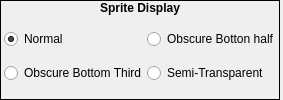
       <widget class="QWidget" name="widget_17" native="true">
        <property name="sizePolicy">
         <sizepolicy hsizetype="Preferred" vsizetype="Preferred">
          <horstretch>0</horstretch>
          <verstretch>0</verstretch>
         </sizepolicy>
        </property>
        <layout class="QHBoxLayout" name="_27">
         <property name="spacing">
          <number>3</number>
         </property>
         <property name="margin">
          <number>0</number>
         </property>
         <item>
          <widget class="QFrame" name="frame_6">
           <property name="sizePolicy">
            <sizepolicy hsizetype="Preferred" vsizetype="Preferred">
             <horstretch>0</horstretch>
             <verstretch>0</verstretch>
            </sizepolicy>
           </property>
           <property name="minimumSize">
            <size>
             <width>0</width>
             <height>0</height>
            </size>
           </property>
           <property name="frameShape">
            <enum>QFrame::Box</enum>
           </property>
           <property name="frameShadow">
            <enum>QFrame::Plain</enum>
           </property>
           <layout class="QVBoxLayout" name="verticalLayout_8">
            <property name="spacing">
             <number>0</number>
            </property>
            <property name="margin">
             <number>0</number>
            </property>
            <item>
             <widget class="QLabel" name="label_9">
              <property name="sizePolicy">
               <sizepolicy hsizetype="Preferred" vsizetype="Fixed">
                <horstretch>0</horstretch>
                <verstretch>0</verstretch>
               </sizepolicy>
              </property>
              <property name="font">
               <font>
                <weight>75</weight>
                <bold>true</bold>
               </font>
              </property>
              <property name="text">
               <string>Sprite Display</string>
              </property>
              <property name="alignment">
               <set>Qt::AlignHCenter|Qt::AlignTop</set>
              </property>
             </widget>
            </item>
            <item>
             <widget class="QWidget" name="widget_22" native="true">
              <property name="sizePolicy">
               <sizepolicy hsizetype="Preferred" vsizetype="Preferred">
                <horstretch>0</horstretch>
                <verstretch>0</verstretch>
               </sizepolicy>
              </property>
              <layout class="QHBoxLayout" name="horizontalLayout_3">
               <property name="spacing">
                <number>0</number>
               </property>
               <property name="leftMargin">
                <number>3</number>
               </property>
               <property name="topMargin">
                <number>0</number>
               </property>
               <property name="rightMargin">
                <number>0</number>
               </property>
               <property name="bottomMargin">
                <number>0</number>
               </property>
               <item>
                <widget class="QWidget" name="widget_23" native="true">
                 <layout class="QVBoxLayout" name="_29">
                  <property name="spacing">
                   <number>0</number>
                  </property>
                  <property name="margin">
                   <number>0</number>
                  </property>
                  <item>
                   <widget class="QRadioButton" name="rbNormal">
                    <property name="text">
                     <string>Normal</string>
                    </property>
                    <property name="checked">
                     <bool>true</bool>
                    </property>
                   </widget>
                  </item>
                  <item>
                   <widget class="QRadioButton" name="rbObsBottThird">
                    <property name="text">
                     <string>Obscure Bottom Third</string>
                    </property>
                   </widget>
                  </item>
                 </layout>
                </widget>
               </item>
               <item>
                <widget class="QWidget" name="widget_45" native="true">
                 <layout class="QVBoxLayout" name="_30">
                  <property name="spacing">
                   <number>0</number>
                  </property>
                  <property name="margin">
                   <number>0</number>
                  </property>
                  <item>
                   <widget class="QRadioButton" name="rbObsBottHalf">
                    <property name="text">
                     <string>Obscure Botton half</string>
                    </property>
                   </widget>
                  </item>
                  <item>
                   <widget class="QRadioButton" name="rbSemiTransparent">
                    <property name="text">
                     <string>Semi-Transparent</string>
                    </property>
                   </widget>
                  </item>
                 </layout>
                </widget>
               </item>
              </layout>
             </widget>
            </item>
           </layout>
          </widget>
         </item>
         <item>
          <widget class="QFrame" name="frame">
           <property name="frameShape">
            <enum>QFrame::StyledPanel</enum>
           </property>
           <property name="frameShadow">
            <enum>QFrame::Raised</enum>
           </property>
          </widget>
         </item>
        </layout>
       </widget>
